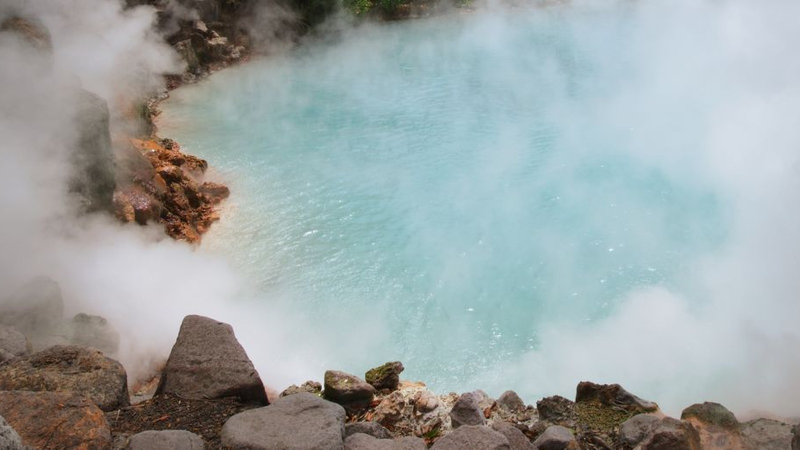
#> input picture adventure-kit/media/rafting-in-shimla-tattapani/hot-spring-steam-pool.jpg, 1600 x 899 px, given in place of px6617714.jpg, which was not available (shown at 1/2 size)
$ python snow-kingdom-kufri-hero.py ../rafting-in-shimla-tattapani/hot-spring-steam-pool.jpg
#> lines starting #> are read from the running program, lines starting #| are printed output that depends on the picture; pictures that were not available may be replaced by others from this repository, and a replacement may not be noted
### adventure-kit/media/snow-kingdom-kufri/sz.py
"""Tiny deterministic motion-graphics renderer (PIL frames -> ffmpeg). Suzu brand."""
import math, subprocess, random
from PIL import Image, ImageDraw, ImageFont, ImageFilter

NAVY = (11, 31, 51); GOLD = (212, 162, 76); GOLD_L = (243, 217, 143); WHITE = (255, 255, 255)
FDIR = '/home/claude/work/fonts/package/files/'
_fc = {}
# [5 lines left out: function font, not called in this run]

def clamp(x, a=0.0, b=1.0): return max(a, min(b, x))
def prog(t, t0, d): return clamp((t - t0) / d) if d > 0 else (1.0 if t >= t0 else 0.0)
def ease_out(p): return 1 - (1 - p) ** 3
def ease_in_out(p): return 4 * p ** 3 if p < .5 else 1 - (-2 * p + 2) ** 3 / 2
def ease_back(p, s=1.6):
    c3 = s + 1; return 1 + c3 * (p - 1) ** 3 + s * (p - 1) ** 2

class Photo:
    """Pre-scaled cover image; frame(t) returns W x H crop with Ken Burns zoom/pan."""
    def __init__(self, path, W, H, focus=(0.5, 0.5), zmax=1.14):
        im = Image.open(path).convert('RGB')
        s = max(W / im.width, H / im.height) * zmax
        self.im = im.resize((round(im.width * s), round(im.height * s)), Image.LANCZOS)
        self.W, self.H, self.focus, self.zmax = W, H, focus, zmax
    # [81 lines left out: functions frame, grad_h, grad_v, text, pill, polyline_partial and 1 more, not called in this run]

class Snow:
    # [16 lines left out: functions __init__, draw, not called in this run]

class Writer:
    def __init__(self, path, W, H, fps=30):
        self.p = subprocess.Popen(['ffmpeg', '-y', '-loglevel', 'error', '-f', 'rawvideo', '-pix_fmt', 'rgb24', '-s', f'{W}x{H}', '-r', str(fps), '-i', '-',
                                   '-c:v', 'libx264', '-preset', 'medium', '-crf', '16', '-pix_fmt', 'yuv420p', path], stdin=subprocess.PIPE)
    def add(self, im): self.p.stdin.write(im.convert('RGB').tobytes())
    def close(self): self.p.stdin.close(); self.p.wait()

### adventure-kit/media/snow-kingdom-kufri/snow-kingdom-kufri-hero.py
"""Snow Kingdom Kufri hero loop: 1920x1080, 30 fps, 12 s, seamless (frame 0 == frame 360). Suzu brand.
Deterministic PIL + ffmpeg renderer (sz.py). Photos: Pexels 6617714 (mirrored), 1620651, 10589592 (mirrored), 6618008."""
import sys, os
from PIL import Image, ImageDraw, ImageOps
from sz import *

W, H, FPS, DUR = 1920, 1080, 30, 12.0
PH = '/home/claude/work/ph/'
def mir(src, dst):
#> called with src = '/home/claude/work/ph/px6617714.jpg', dst = '/home/claude/work/ph/px6617714-m.jpg'
    if not os.path.exists(dst): ImageOps.mirror(Image.open(src)).save(dst, quality=95)
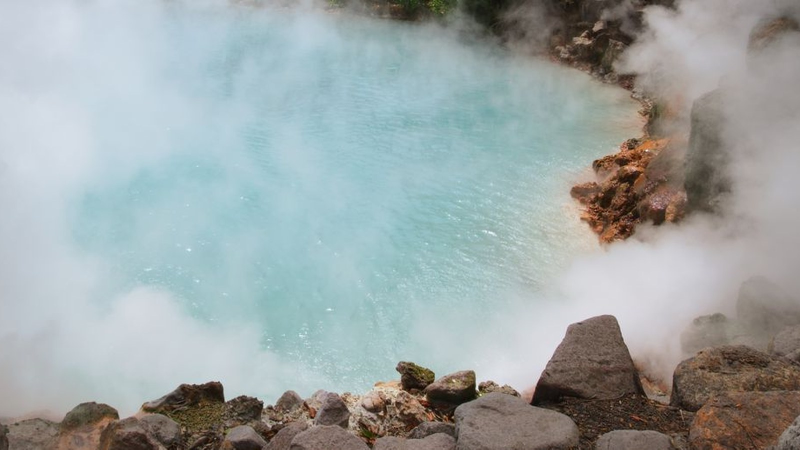
#> saved as px6617714-m.jpg: PIL image 1600x899 RGB (shown at 1/2 size); mean R, G, B 157.5, 165.8, 165.5
    return dst
A = Photo(mir(PH + 'px6617714.jpg', PH + 'px6617714-m.jpg'), W, H, focus=(0.45, 0.55), zmax=1.10)
B = Photo(PH + 'px1620651.jpg', W, H, focus=(0.35, 0.5), zmax=1.10)
#> call 2 of __init__, with path = '/home/claude/work/ph/px1620651.jpg', W = 1920, H = 1080, focus = (0.35, 0.5), zmax = 1.1
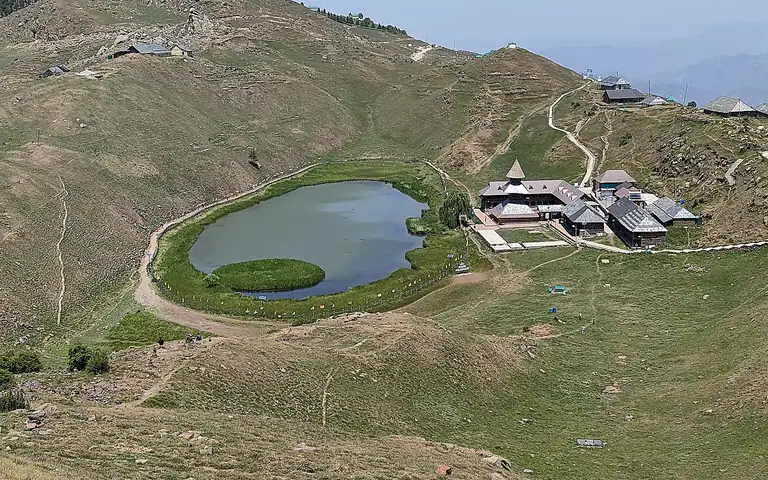
#> input picture adventure-kit/media/adventure-hub/treks-cathead-prashar-768x480.webp, 768 x 480 px, given in place of px1620651.jpg, which was not available
#> in __init__, im is the input picture: PIL image 768x480 RGB; mean R, G, B 122.5, 122.8, 103.7
C = Photo(mir(PH + 'px10589592.jpg', PH + 'px10589592-m.jpg'), W, H, focus=(0.42, 0.55), zmax=1.12)
#> call 2 of mir, with src = '/home/claude/work/ph/px10589592.jpg', dst = '/home/claude/work/ph/px10589592-m.jpg'
#> in mir (call 2), `if not os.path.exists(dst): ImageOps.mirror(Image.open(src)).save(dst,..`:
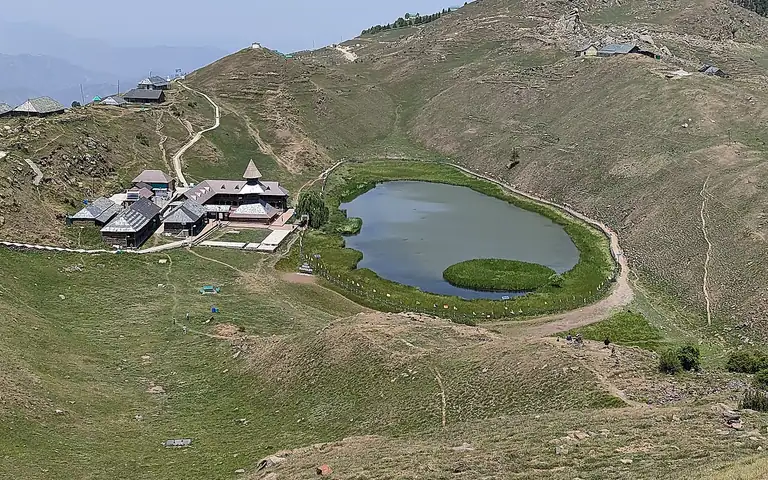
#> saved as px10589592-m.jpg: PIL image 768x480 RGB; mean R, G, B 122.5, 122.8, 103.7
D = Photo(PH + 'px6618008.jpg', W, H, focus=(0.5, 0.45), zmax=1.10)
#> (the run stopped early here; a loop or call above may not have finished)
